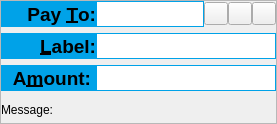
  <widget class="QFrame" name="SendCoins">
   <property name="toolTip">
    <string>This is a normal payment.</string>
   </property>
   <property name="styleSheet">
    <string notr="true">QFrame#SendCoins { margin-left:150px; margin-right:150px;}</string>
   </property>
   <property name="frameShape">
    <enum>QFrame::StyledPanel</enum>
   </property>
   <property name="frameShadow">
    <enum>QFrame::Sunken</enum>
   </property>
   <layout class="QGridLayout" name="gridLayout">
    <property name="leftMargin">
     <number>0</number>
    </property>
    <property name="topMargin">
     <number>0</number>
    </property>
    <property name="rightMargin">
     <number>0</number>
    </property>
    <property name="bottomMargin">
     <number>0</number>
    </property>
    <property name="horizontalSpacing">
     <number>0</number>
    </property>
    <property name="verticalSpacing">
     <number>6</number>
    </property>
    <item row="0" column="0">
     <widget class="QLabel" name="payToLabel">
      <property name="font">
       <font>
        <family>Arial</family>
        <pointsize>14</pointsize>
        <weight>75</weight>
        <bold>true</bold>
       </font>
      </property>
      <property name="styleSheet">
       <string notr="true">background-color:#00a2e8; max-height:26px; min-height:26px;</string>
      </property>
      <property name="text">
       <string>Pay &amp;To:</string>
      </property>
      <property name="alignment">
       <set>Qt::AlignRight|Qt::AlignTrailing|Qt::AlignVCenter</set>
      </property>
      <property name="buddy">
       <cstring>payTo</cstring>
      </property>
     </widget>
    </item>
    <item row="0" column="1">
     <layout class="QHBoxLayout" name="payToLayout">
      <property name="spacing">
       <number>0</number>
      </property>
      <item>
       <widget class="QValidatedLineEdit" name="payTo">
        <property name="minimumSize">
         <size>
          <width>0</width>
          <height>26</height>
         </size>
        </property>
        <property name="maximumSize">
         <size>
          <width>16777215</width>
          <height>26</height>
         </size>
        </property>
        <property name="toolTip">
         <string>The THRILL address to send the payment to</string>
        </property>
        <property name="styleSheet">
         <string notr="true">QLineEdit {border:1px solid #00a2e8;max-height:24px; min-height:24px;}</string>
        </property>
       </widget>
      </item>
      <item>
       <widget class="QToolButton" name="addressBookButton">
        <property name="toolTip">
         <string>Choose previously used address</string>
        </property>
        <property name="text">
         <string/>
        </property>
        <property name="icon">
         <iconset resource="../thrill.qrc">
          <normaloff>:/icons/address-book</normaloff>:/icons/address-book</iconset>
        </property>
        <property name="shortcut">
         <string>Alt+A</string>
        </property>
       </widget>
      </item>
      <item>
       <widget class="QToolButton" name="pasteButton">
        <property name="toolTip">
         <string>Paste address from clipboard</string>
        </property>
        <property name="text">
         <string/>
        </property>
        <property name="icon">
         <iconset resource="../thrill.qrc">
          <normaloff>:/icons/editpaste</normaloff>:/icons/editpaste</iconset>
        </property>
        <property name="shortcut">
         <string>Alt+P</string>
        </property>
       </widget>
      </item>
      <item>
       <widget class="QToolButton" name="deleteButton">
        <property name="toolTip">
         <string>Remove this entry</string>
        </property>
        <property name="text">
         <string/>
        </property>
        <property name="icon">
         <iconset resource="../thrill.qrc">
          <normaloff>:/icons/remove</normaloff>:/icons/remove</iconset>
        </property>
       </widget>
      </item>
     </layout>
    </item>
    <item row="1" column="0">
     <widget class="QLabel" name="labelLabel">
      <property name="font">
       <font>
        <family>Arial</family>
        <pointsize>14</pointsize>
        <weight>75</weight>
        <bold>true</bold>
       </font>
      </property>
      <property name="styleSheet">
       <string notr="true">background-color:#00a2e8;max-height:26px; min-height:26px;</string>
      </property>
      <property name="text">
       <string>&amp;Label:</string>
      </property>
      <property name="alignment">
       <set>Qt::AlignRight|Qt::AlignTrailing|Qt::AlignVCenter</set>
      </property>
      <property name="buddy">
       <cstring>addAsLabel</cstring>
      </property>
     </widget>
    </item>
    <item row="1" column="1">
     <widget class="QLineEdit" name="addAsLabel">
      <property name="minimumSize">
       <size>
        <width>0</width>
        <height>26</height>
       </size>
      </property>
      <property name="maximumSize">
       <size>
        <width>16777215</width>
        <height>26</height>
       </size>
      </property>
      <property name="toolTip">
       <string>Enter a label for this address to add it to the list of used addresses</string>
      </property>
      <property name="styleSheet">
       <string notr="true">QLineEdit {border:1px solid #00a2e8;max-height:24px; min-height:24px;}</string>
      </property>
     </widget>
    </item>
    <item row="2" column="0">
     <widget class="QLabel" name="amountLabel">
      <property name="minimumSize">
       <size>
        <width>0</width>
        <height>26</height>
       </size>
      </property>
      <property name="maximumSize">
       <size>
        <width>16777215</width>
        <height>26</height>
       </size>
      </property>
      <property name="font">
       <font>
        <family>Arial</family>
        <pointsize>14</pointsize>
        <weight>75</weight>
        <bold>true</bold>
       </font>
      </property>
      <property name="styleSheet">
       <string notr="true">QLabel {background-color:#00a2e8;max-height:26px; min-height:26px; padding-left:5px;}</string>
      </property>
      <property name="text">
       <string>A&amp;mount:</string>
      </property>
      <property name="alignment">
       <set>Qt::AlignRight|Qt::AlignTrailing|Qt::AlignVCenter</set>
      </property>
      <property name="buddy">
       <cstring>payAmount</cstring>
      </property>
     </widget>
    </item>
    <item row="2" column="1">
     <widget class="BitcoinAmountField" name="payAmount">
      <property name="sizePolicy">
       <sizepolicy hsizetype="Preferred" vsizetype="Preferred">
        <horstretch>0</horstretch>
        <verstretch>0</verstretch>
       </sizepolicy>
      </property>
      <property name="minimumSize">
       <size>
        <width>102</width>
        <height>26</height>
       </size>
      </property>
      <property name="styleSheet">
       <string notr="true">border:1px solid #00a2e8;max-height:250px; min-height:24px; min-width:100px; max-width:250px;</string>
      </property>
     </widget>
    </item>
    <item row="3" column="0">
     <widget class="QLabel" name="messageLabel">
      <property name="minimumSize">
       <size>
        <width>0</width>
        <height>26</height>
       </size>
      </property>
      <property name="maximumSize">
       <size>
        <width>16777215</width>
        <height>26</height>
       </size>
      </property>
      <property name="text">
       <string>Message:</string>
      </property>
     </widget>
    </item>
    <item row="3" column="1">
     <widget class="QLabel" name="messageTextLabel">
      <property name="minimumSize">
       <size>
        <width>0</width>
        <height>26</height>
       </size>
      </property>
      <property name="maximumSize">
       <size>
        <width>16777215</width>
        <height>26</height>
       </size>
      </property>
      <property name="toolTip">
       <string>A message that was attached to the THRILL: URI which will be stored with the transaction for your reference. Note: This message will not be sent over the THRILL network.</string>
      </property>
      <property name="textFormat">
       <enum>Qt::PlainText</enum>
      </property>
     </widget>
    </item>
   </layout>
  </widget>
